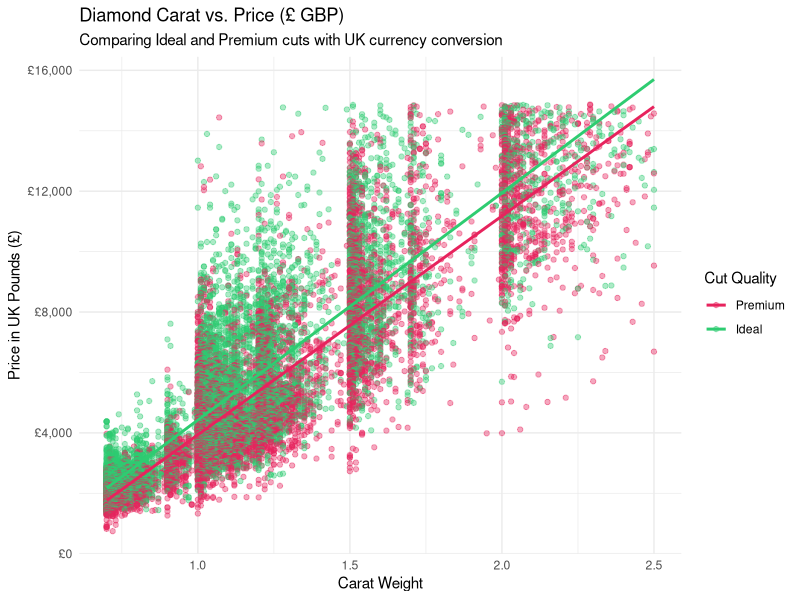
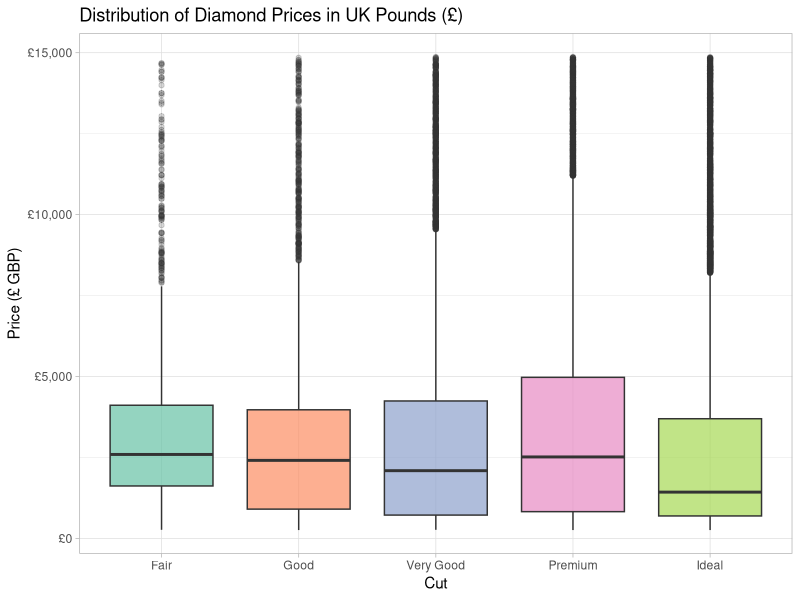
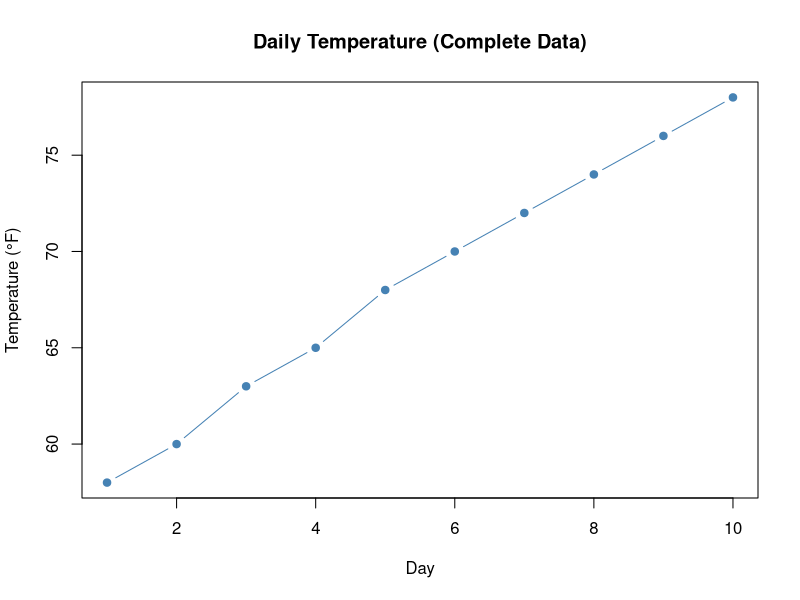
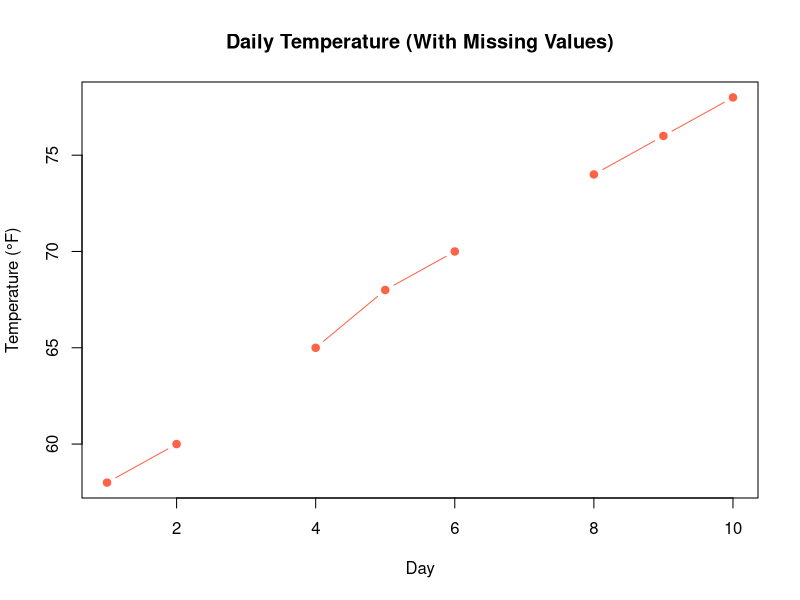

These figures' R source, in order:
## ---- chunk 1
# Install and load the tidyverse package
if (!requireNamespace("tidyverse", quietly = TRUE)) {
  install.packages("tidyverse", quiet = TRUE)
}

library(tidyverse)
print("Tidyverse is ready to use")

names(diamonds)  # Displays column names of the diamonds dataset
## ---- chunk 2
library(tidyverse)

# Pipeline: filter -> mutate -> select -> arrange
uk_diamonds <- diamonds %>%
  
  # 1. filter: Select diamonds with 
  # Ideal or Premium cut and 0.7 to 2.5 carats
  filter(cut %in% c("Ideal", "Premium"),
         carat >= 0.7 & carat <= 2.5) %>%
  
  # 2. mutate: Convert USD price to UK
  # Pounds (£) & calculate price per carat
  mutate(
    price_gbp = round(price * 0.79, 2),
    price_per_carat_gbp = round(price_gbp / carat, 2)
  ) %>%
  
  # 3. select: Keep only relevant columns
  # with descriptive names
  select(carat, 
         cut, 
         color, 
         clarity, 
         price_usd = price, 
         price_gbp, 
         price_per_carat_gbp) %>%
  
  # 4. arrange: Sort in descending
  # order of price in GBP
  arrange(desc(price_gbp))

  # Scatter plot with trend lines comparing Ideal and Premium cuts
  ggplot(uk_diamonds, aes(x = carat, y = price_gbp, color = cut)) +
    geom_point(alpha = 0.4, size = 1.5) +
    geom_smooth(method = "lm", se = FALSE, linewidth = 1) +
    scale_y_continuous(labels = scales::dollar_format(prefix = "£")) +
    scale_color_manual(values = c("Ideal" = "#2ECC71", "Premium" = "#E7235D")) +
    labs(
      title = "Diamond Carat vs. Price (£ GBP)",
      subtitle = "Comparing Ideal and Premium cuts with UK currency conversion",
      x = "Carat Weight",
      y = "Price in UK Pounds (£)",
      color = "Cut Quality"
    ) +
    theme_minimal()
## ---- chunk 3
library(tidyverse)

# Boxplot of UK prices across different diamond cuts
diamonds %>%
  mutate(price_gbp = price * 0.79) %>%
  ggplot(aes(x = cut, y = price_gbp, fill = cut)) +
  geom_boxplot(alpha = 0.7, outlier.alpha = 0.2) +
  scale_y_continuous(labels = scales::dollar_format(prefix = "£")) +
  scale_fill_brewer(palette = "Set2") +
  labs(
    title = "Distribution of Diamond Prices in UK Pounds (£)",
    x = "Cut",
    y = "Price (£ GBP)"
  ) +
  theme_light() +
  theme(legend.position = "none")
## ---- chunk 4
days <- 1:10
temp <- c(58, 60, 63, 65, 68, 70, 72, 74, 76, 78)

plot(days, temp,
     type = "b", pch = 19, col = "steelblue",
     main = "Daily Temperature (Complete Data)",
     xlab = "Day", ylab = "Temperature (°F)")
## ---- chunk 5
temp_missing <- temp
temp_missing[c(3, 7)] <- NA

plot(days, temp_missing,
     type = "b", pch = 19, col = "tomato",
     main = "Daily Temperature (With Missing Values)",
     xlab = "Day", ylab = "Temperature (°F)")
## ---- chunk 6
mean(temp)                          # complete data
## ---- chunk 7
mean(temp_missing)                  # NA propagates through the whole calculation!
## ---- chunk 8
mean(temp_missing, na.rm = TRUE)    # ignores NAs, but uses fewer data points
